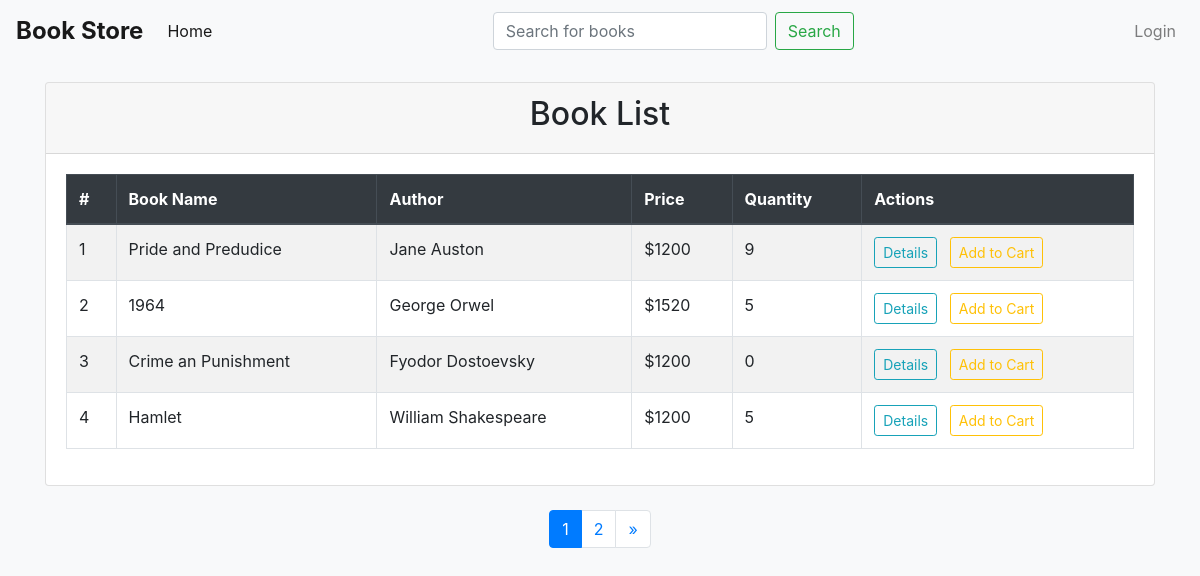
Page /list on the committed database.
### fisrtbook/models.py (models this page shows, shortened)
class Book(models.Model):
    title=models.CharField(max_length=220,null=True)
    price=models.IntegerField()
    image=models.ImageField(upload_to='bookmedia')
    author=models.ForeignKey(Author,on_delete=models.CASCADE)
    quantity=models.IntegerField()

class Author(models.Model):
    name=models.CharField(max_length=220,null=True)
    def __str__(self):
            return '{}'.format(self.name)

### user/views.py (the view)
# urls.py: path('',views.listBook,name='index'),
def listBook(req):
    books=Book.objects.all()
    paginator=Paginator(books,4)
    pagenumber=req.GET.get('page')
    try:
        page=paginator.get_page(pagenumber)
    except EmptyPage:
        page=paginator.page(pagenumber.num_pages)
    return render(req,'users/booklist.html',{'books':books,'page':page})

### templates/users/booklist.html (shortened to what this page needs)
{% extends "users/base.html" %}
{% block content %}
<div class="card">
    <div class="card-header">
        <h2 class="text-center">Book List</h2>
    </div>
    <div class="card-body">
        <div class="table-responsive">
            <table class="table table-striped table-bordered">
                <thead class="thead-dark">
                    <tr>
                        <th scope="col">#</th>
                        <th scope="col">Book Name</th>
                        <th scope="col">Author</th>
                        <th scope="col">Price</th>
                        <th scope="col">Quantity</th>
                        <th scope="col">Actions</th>
                    </tr>
                </thead>
                <tbody>
                    {% for book in page %}
                    <tr>
                        <td>{{ forloop.counter }}</td>
                        <td>{{ book.title }}</td>
                        <td>{{ book.author }}</td>
                        <td>${{ book.price }}</td>
                        <td>{{ book.quantity }}</td>
                        <td>
                            <a href="{% url 'details' book.id %}" class="btn btn-outline-info btn-sm mr-2">Details</a>
                            <a href="{% url 'addtocart' book.id %}" class="btn btn-outline-warning btn-sm">Add to Cart</a>
                        </td>
                    </tr>
                    {% endfor %}
                </tbody>
            </table>
        </div>
    </div>
</div>
<nav aria-label="Page navigation" class="mt-4">
    <ul class="pagination justify-content-center">
        {% for num in page.paginator.page_range %}
        <li class="page-item {% if page.number == num %}active{% endif %}">
            <a class="page-link" href="?page={{ num }}">{{ num }}</a>
        </li>
        {% endfor %}
        {% if page.has_next %}
        <li class="page-item">
            <a class="page-link" href="?page={{ page.next_page_number }}" aria-label="Next">
                <span aria-hidden="true">&raquo;</span>
            </a>
        </li>
        {% endif %}
    </ul>
</nav>
{% endblock %}

### templates/users/base.html (style rules this page uses)
body { background-color: #f8f9fa; }
.table { background-color: #ffffff; }
.pagination .active .page-link { background-color: #007bff; border-color: #007bff; }
.page-link { color: #007bff; }

### rows in the picture
Book: title "Pride and Predudice", author "Jane Auston", price "1200", quantity "9"
Book: title "1964", author "George Orwel", price "1520", quantity "5"
Book: title "Crime an Punishment", author "Fyodor Dostoevsky", price "1200", quantity "0"
Book: title "Hamlet", author "William Shakespeare", price "1200", quantity "5"

### other values in the picture
{{ num }} "1" "2"
